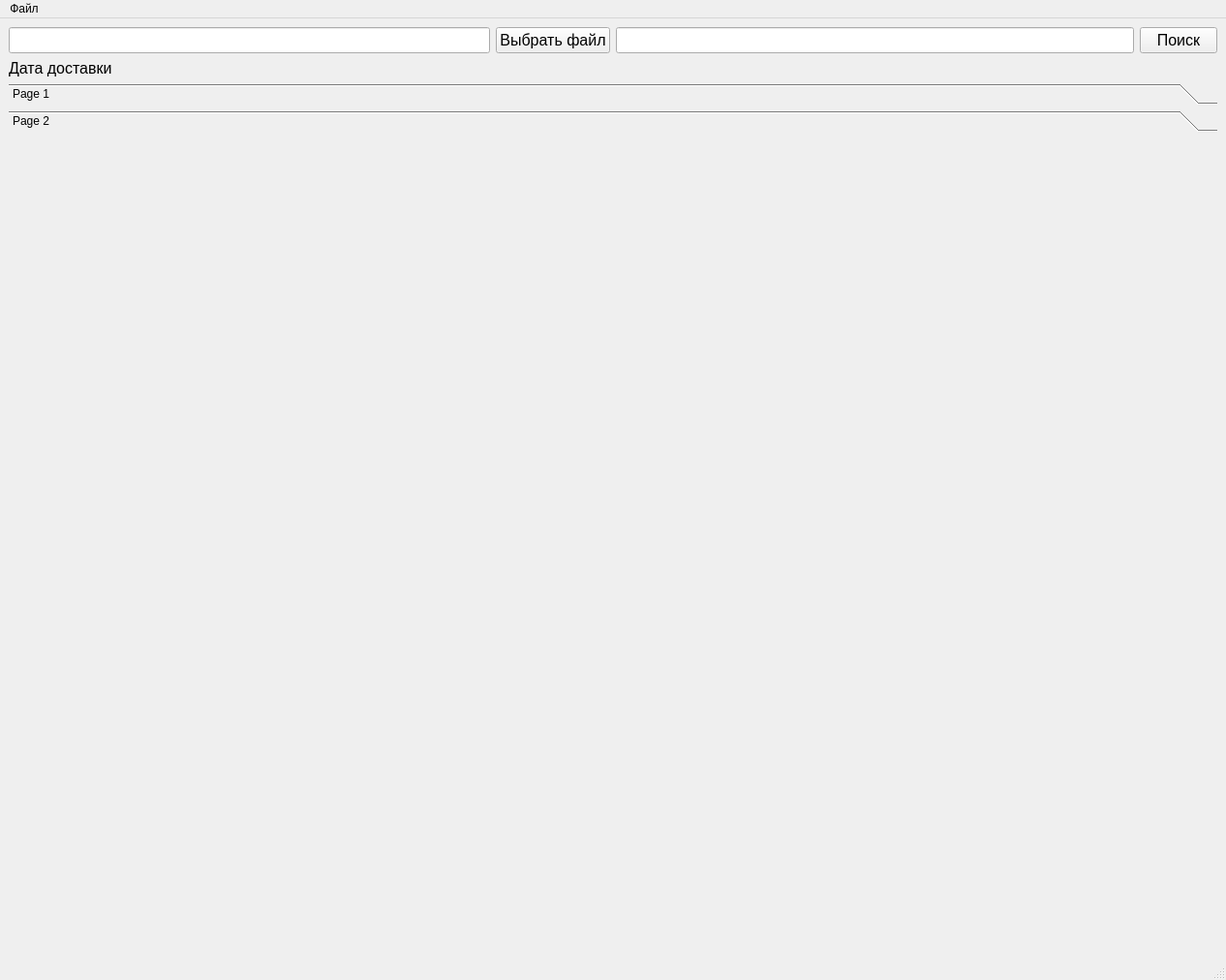
<?xml version="1.0" encoding="UTF-8"?>
<ui version="4.0">
 <class>MainWindow</class>
 <widget class="QMainWindow" name="MainWindow">
  <property name="geometry">
   <rect>
    <x>0</x>
    <y>0</y>
    <width>1266</width>
    <height>1012</height>
   </rect>
  </property>
  <property name="windowTitle">
   <string>MainWindow</string>
  </property>
  <widget class="QWidget" name="centralwidget">
   <layout class="QGridLayout" name="gridLayout">
    <item row="0" column="0">
     <layout class="QHBoxLayout" name="horizontalLayout_4">
      <item>
       <layout class="QHBoxLayout" name="horizontalLayout">
        <item>
         <widget class="QLineEdit" name="lineEdit">
          <property name="font">
           <font>
            <pointsize>12</pointsize>
           </font>
          </property>
         </widget>
        </item>
        <item>
         <widget class="QPushButton" name="pushButton">
          <property name="font">
           <font>
            <pointsize>12</pointsize>
           </font>
          </property>
          <property name="text">
           <string>Выбрать файл</string>
          </property>
         </widget>
        </item>
       </layout>
      </item>
      <item>
       <layout class="QHBoxLayout" name="horizontalLayout_3">
        <item>
         <widget class="QLineEdit" name="lineEdit_2">
          <property name="font">
           <font>
            <pointsize>12</pointsize>
           </font>
          </property>
         </widget>
        </item>
        <item>
         <widget class="QPushButton" name="pushButton_2">
          <property name="font">
           <font>
            <pointsize>12</pointsize>
           </font>
          </property>
          <property name="text">
           <string>Поиск</string>
          </property>
         </widget>
        </item>
       </layout>
      </item>
     </layout>
    </item>
    <item row="1" column="0">
     <layout class="QHBoxLayout" name="horizontalLayout_2">
      <item>
       <layout class="QVBoxLayout" name="verticalLayout_2">
        <item>
         <widget class="QLabel" name="label_2">
          <property name="font">
           <font>
            <pointsize>12</pointsize>
           </font>
          </property>
          <property name="text">
           <string>Дата доставки</string>
          </property>
         </widget>
        </item>
       </layout>
      </item>
     </layout>
    </item>
    <item row="2" column="0">
     <widget class="QToolBox" name="toolBox">
      <property name="currentIndex">
       <number>1</number>
      </property>
      <widget class="QWidget" name="page">
       <property name="geometry">
        <rect>
         <x>0</x>
         <y>0</y>
         <width>1248</width>
         <height>833</height>
        </rect>
       </property>
       <attribute name="label">
        <string>Page 1</string>
       </attribute>
      </widget>
      <widget class="QWidget" name="page_2">
       <property name="geometry">
        <rect>
         <x>0</x>
         <y>0</y>
         <width>1248</width>
         <height>833</height>
        </rect>
       </property>
       <attribute name="label">
        <string>Page 2</string>
       </attribute>
      </widget>
     </widget>
    </item>
   </layout>
  </widget>
  <widget class="QMenuBar" name="menubar">
   <property name="geometry">
    <rect>
     <x>0</x>
     <y>0</y>
     <width>1266</width>
     <height>21</height>
    </rect>
   </property>
   <widget class="QMenu" name="menu">
    <property name="title">
     <string>Файл</string>
    </property>
    <addaction name="action"/>
   </widget>
   <addaction name="menu"/>
  </widget>
  <widget class="QStatusBar" name="statusbar"/>
  <action name="action">
   <property name="text">
    <string>Настройки</string>
   </property>
  </action>
 </widget>
 <resources/>
 <connections/>
</ui>
